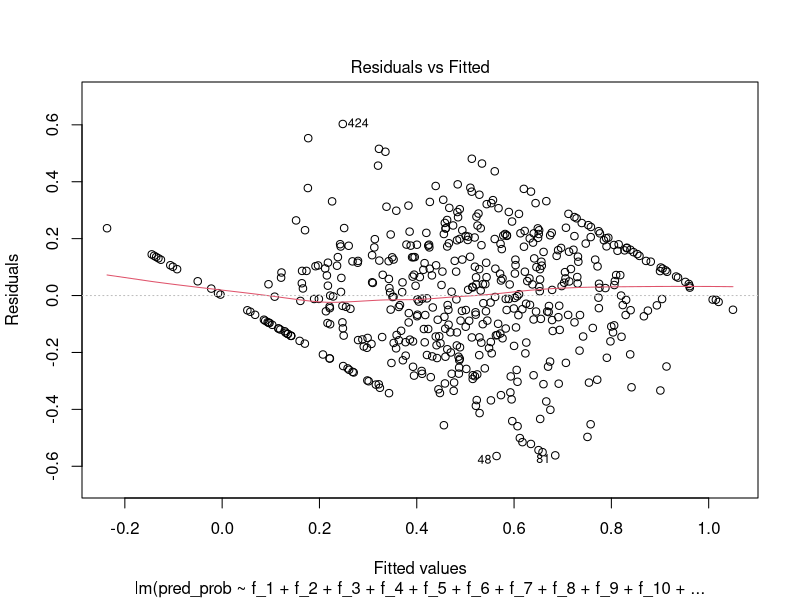
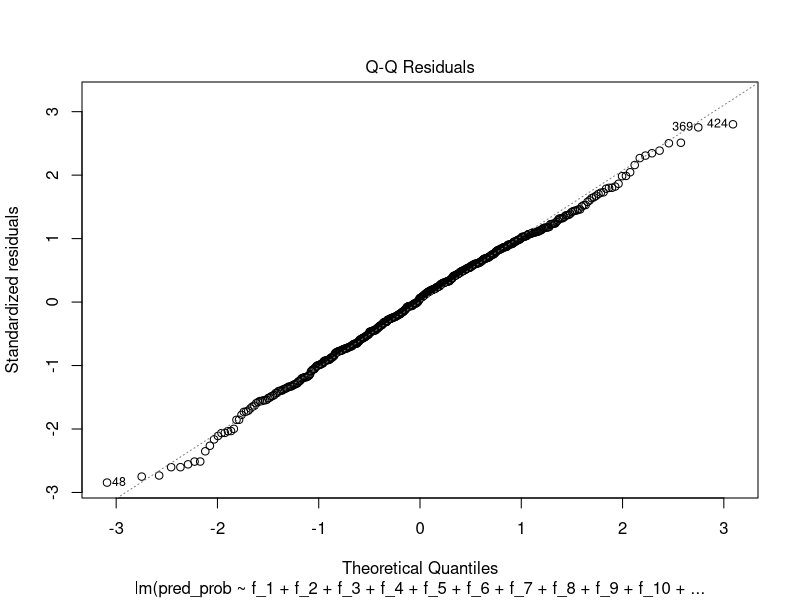
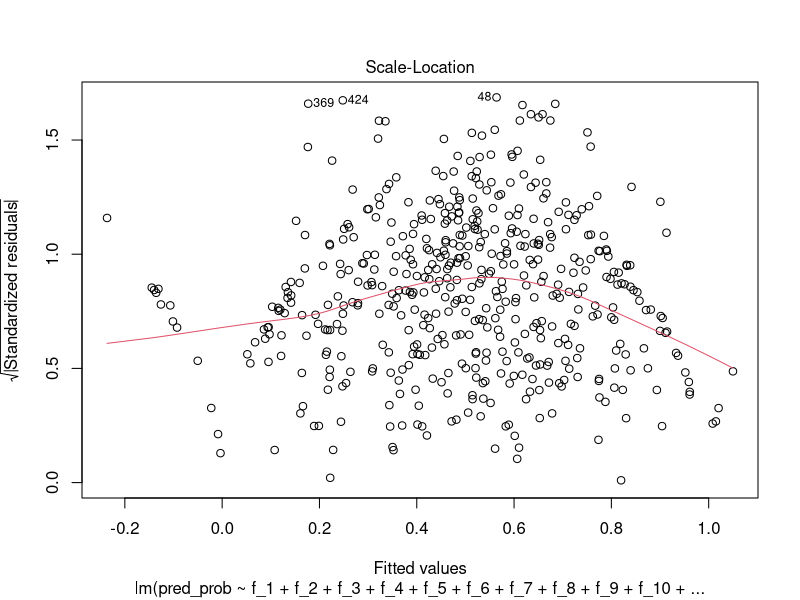
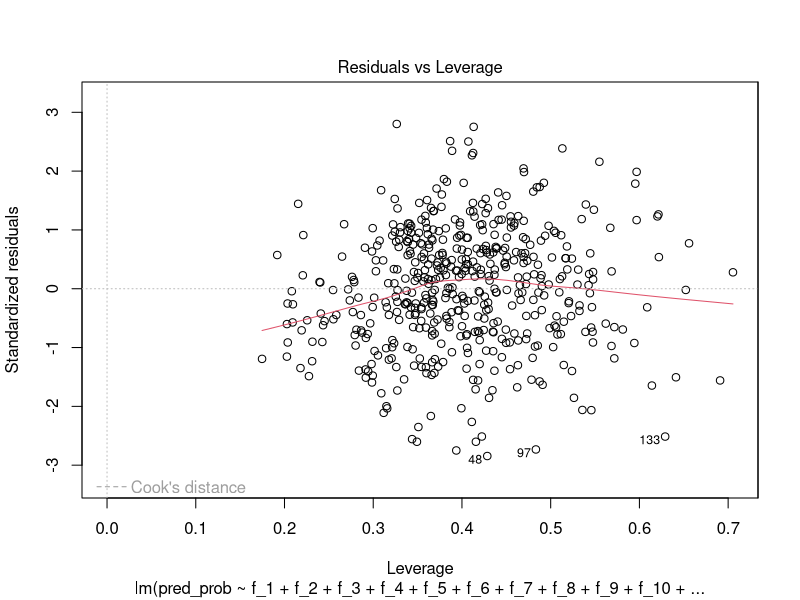
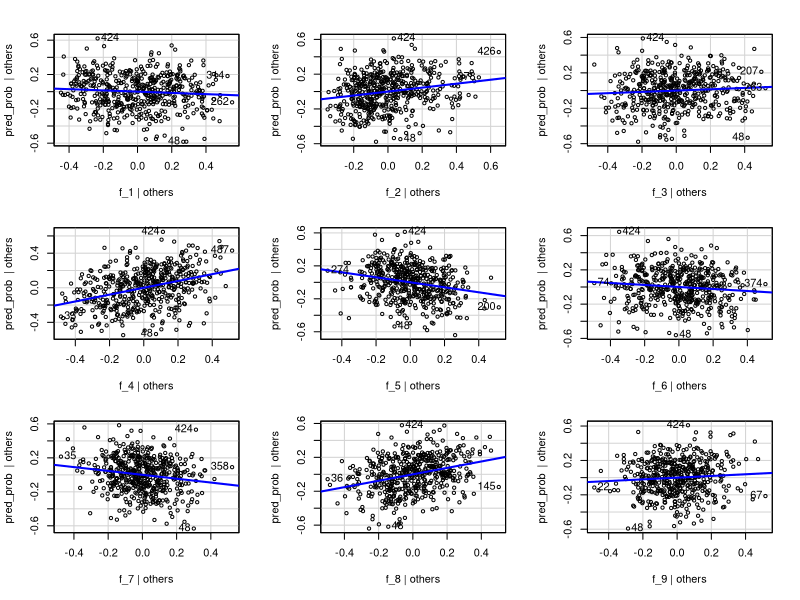
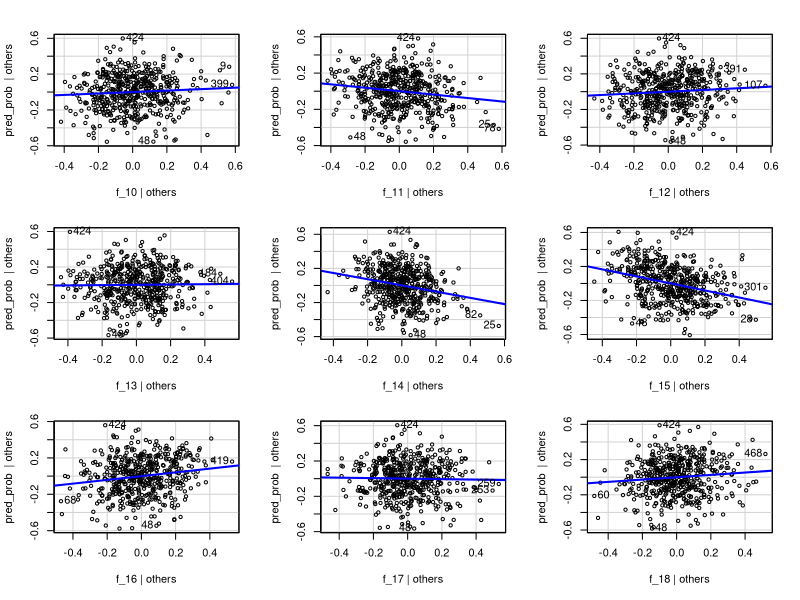
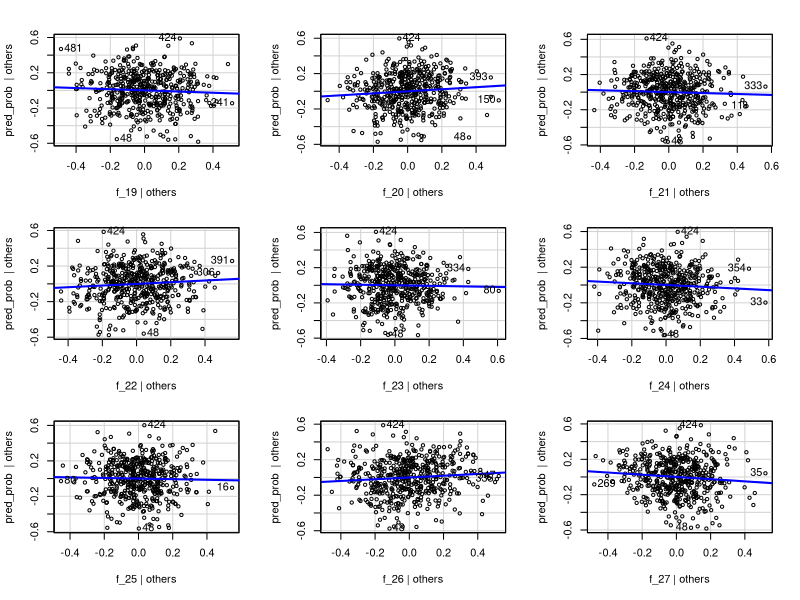
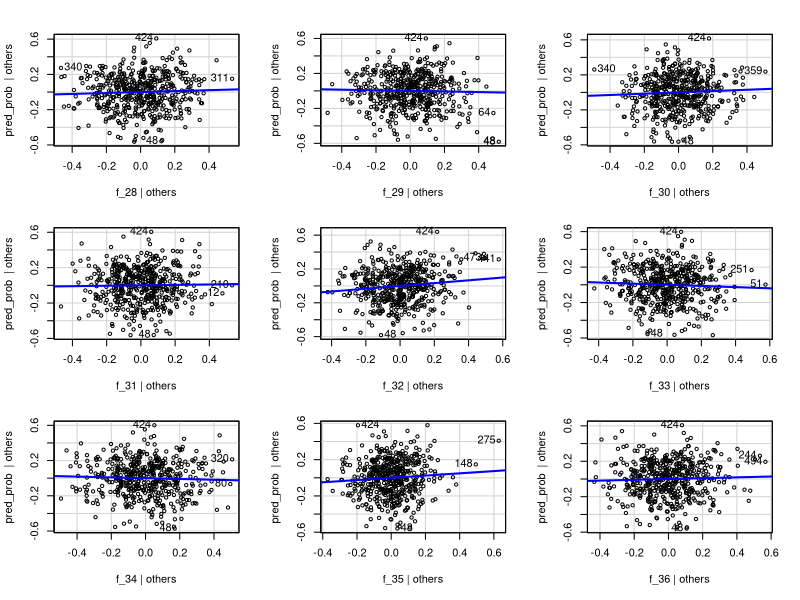

The R script that drew these images, in order: (Note: this script raises an error after producing the figures.)
## ---- chunk 1
knitr::opts_chunk$set(echo = TRUE)
## ---- chunk 2
# Load the required libraries
library(tidyverse)
library(caret)
library(MASS)
library(car)


## ---- chunk 3
# Load the dataset
data <- read.csv("pca_data_200_d8.csv")  # Update with the actual CSV file name

# Display the structure of the loaded data
str(data)

## ---- chunk 4
# Load the dplyr package for data manipulation
library(dplyr)

# Normalize each feature to the range [0, 1]
normalized_data <- data %>%
  mutate(across(starts_with("f"), ~ (.-min(.)) / (max(.) - min(.))))

# Display the first few rows of the normalized data
head(normalized_data)


## ---- chunk 5
col_name <- NULL;
for (i in 1:400) {
  
  col_name <-  paste0(col_name,"f_", i,"+")
  #data[, col_name] <- boxcox(data[, paste0("Feature_", i)], lambda = NULL)$x
}
cat(col_name)
## ---- chunk 6
model_2  = lm(pred_prob ~ f_1+f_2+f_3+f_4+f_5+f_6+f_7+f_8+f_9+f_10+f_11+f_12+f_13+f_14+f_15+f_16+f_17+f_18+f_19+f_20+f_21+f_22+f_23+f_24+f_25+f_26+f_27+f_28+f_29+f_30+f_31+f_32+f_33+f_34+f_35+f_36+f_37+f_38+f_39+f_40+f_41+f_42+f_43+f_44+f_45+f_46+f_47+f_48+f_49+f_50+f_51+f_52+f_53+f_54+f_55+f_56+f_57+f_58+f_59+f_60+f_61+f_62+f_63+f_64+f_65+f_66+f_67+f_68+f_69+f_70+f_71+f_72+f_73+f_74+f_75+f_76+f_77+f_78+f_79+f_80+f_81+f_82+f_83+f_84+f_85+f_86+f_87+f_88+f_89+f_90+f_91+f_92+f_93+f_94+f_95+f_96+f_97+f_98+f_99+f_100+f_101+f_102+f_103+f_104+f_105+f_106+f_107+f_108+f_109+f_110+f_111+f_112+f_113+f_114+f_115+f_116+f_117+f_118+f_119+f_120+f_121+f_122+f_123+f_124+f_125+f_126+f_127+f_128+f_129+f_130+f_131+f_132+f_133+f_134+f_135+f_136+f_137+f_138+f_139+f_140+f_141+f_142+f_143+f_144+f_145+f_146+f_147+f_148+f_149+f_150+f_151+f_152+f_153+f_154+f_155+f_156+f_157+f_158+f_159+f_160+f_161+f_162+f_163+f_164+f_165+f_166+f_167+f_168+f_169+f_170+f_171+f_172+f_173+f_174+f_175+f_176+f_177+f_178+f_179+f_180+f_181+f_182+f_183+f_184+f_185+f_186+f_187+f_188+f_189+f_190+f_191+f_192+f_193+f_194+f_195+f_196+f_197+f_198+f_199+f_200, data = normalized_data)
summary(model_2)
## ---- chunk 7

plot(model_2)
## ---- chunk 8

residuals <- residuals(model_2)

# Create the AV plot
avPlots(model_2)

# Create the CR plot
crPlots(model_2)

## ---- chunk 9
# Apply Box-Cox transformation to the target variable (response) if needed
# For example, if you have a response variable named 'y', you can transform it like this:
# data$y_transformed <- boxcox(data$y, lambda = NULL)
# Uncomment and modify the above line based on your data

# Apply Box-Cox transformation to the features
# Assuming the transformed features are named 'Feature_1_transformed', ..., 'Feature_10_transformed'

boxcox(data[, paste0("Feature_1")], lambda = NULL)
for (i in 1:10) {
  boxcox(data[, paste0("Feature_", i)], lambda = NULL)
  #col_name <- paste0("Feature_", i, "_transformed")
  #data[, col_name] <- boxcox(data[, paste0("Feature_", i)], lambda = NULL)$x
}

# Define the list of transformed feature names
transformed_feature_names <- paste0("Feature_", 1:10, "_transformed")  # Adjust the range as needed

# Construct the formula for MLR
formula <- reformulate(transformed_feature_names, response = "y")

# Perform Multiple Linear Regression (MLR) using the transformed features
model <- lm(formula, data = data)

# Display the summary of the MLR model
summary(model)
